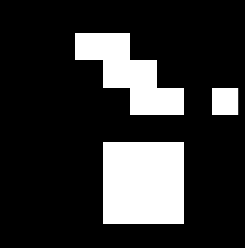
#> input picture De-identification/openCV/5_Contour/contours.png, 245 x 248 px
$ jupyter execute 2_features.ipynb
#> lines starting #> are read from the running program, lines starting #| are printed output that depends on the picture; after the words box and inside, x2 and y2 are one past the last pixel; in counts of white or black regions, pixels touching at a corner belong together
[cell 1]
import cv2 as cv
import numpy as np
import matplotlib.pyplot as plt

[cell 2]
img = cv.imread('./contours.png')
#> img is the input picture: shape (248, 245, 3); min 0, max 255, mean 49.5
img.shape
#> Out = (248, 245, 3)

[cell 3]
gray = cv.cvtColor(img, cv.COLOR_BGR2GRAY)
plt.imshow(gray, cmap='gray')

[cell 4]
contours, hierarchy = cv.findContours(gray, cv.RETR_TREE, cv.CHAIN_APPROX_SIMPLE)
#> contours = 3 contours; box (x1, y1, x2, y2) and area: (103, 142, 184, 224) 6480, (75, 33, 184, 115) 4267, (212, 88, 239, 115) 676

[cell 5]
contours
#> Out has the same summary as contours

[cell 6]
hierarchy
#> Out = [[1, -1, -1, -1], [2, 0, -1, -1], [-1, 1, -1, -1]]

[cell 7]
cnt = contours[2]
#> cnt = contour of 16 points, box (x1, y1, x2, y2) (75, 33, 184, 115), area 4267
M = cv.moments(cnt)
#> M = moments, m00 4267, centre m10/m00, m01/m00 = (129.2, 73.33)

[cell 8]
M
#> Out has the same summary as M

[cell 9]
# 객체의 중심좌표
int(M['m10']/M['m00']), int(M['m01']/M['m00'])
#> Out = (129, 73)

[cell 10]
cv.contourArea(cnt)
#> Out = 4267

[cell 11]
cv.arcLength(cnt, True)
#> Out = 375.7

[cell 12]
x, y, w, h = cv.boundingRect(cnt)
#> x = 75; y = 33; w = 109; h = 82
x, y, w, h
#> Out = (75, 33, 109, 82)

[cell 13]
area = cv.contourArea(cnt)
#> area = 4267
hull = cv.convexHull(cnt)
#> hull = [[129, 33], [156, 60], [183, 88], [183, 114], [130, 114], [75, 59], [75, 33]]
area, hull

[cell 14]
# solidity = 외곽선 영역 / 블록 껍질 영역
area = cv.contourArea(cnt)
hull = cv.convexHull(cnt)
hull_area = cv.contourArea(hull)
#> hull_area = 5764

solidity = area / hull_area
#> solidity = 0.74

solidity
#> Out = 0.74

[cell 15]
# 객체를 구성하는 모든 좌표 구하기
mask = np.zeros(gray.shape, np.uint8)
cv.drawContours(mask, [cnt], 0, 255, -1)
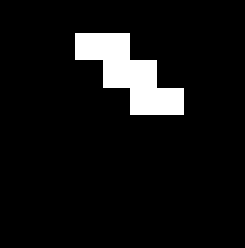
#> mask: shape (248, 245); 7.3% white; 1 white region, box (x1, y1, x2, y2) and area: (75, 33, 184, 115) 4455
pixelpoints = np.transpose(np.nonzero(mask))
#> pixelpoints = 4455 pairs, first value 33 to 114, second value 75 to 183
pixelpoints.shape, pixelpoints

[cell 16]
# 극단 점 좌표 구하기
leftmost = tuple(cnt[cnt[:,:,0].argmin()][0])
#> leftmost = (75, 33)
rightmost = tuple(cnt[cnt[:,:,0].argmax()][0])
#> rightmost = (183, 114)
topmost = tuple(cnt[cnt[:,:,1].argmin()][0])
#> topmost = (75, 33)
bottommost = tuple(cnt[cnt[:,:,1].argmax()][0])
#> bottommost = (130, 114)

leftmost, rightmost, topmost, bottommost
#> Out = ((75, 33), (183, 114), (75, 33), (130, 114))

[cell 17]
x, y, w, h = cv.boundingRect(cnt)

# 이미지 위에 초록색 바운딩 박스 그리기
img = cv.imread('./contours.png')
cv.rectangle(img, (x, y), (x+w, y+h), (0, 255, 0), 2)
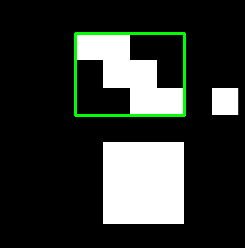
#> img: shape (248, 245, 3); 1.88% of pixels changed, all inside (x1, y1, x2, y2) = (74, 32, 186, 117)

plt.imshow(img)
